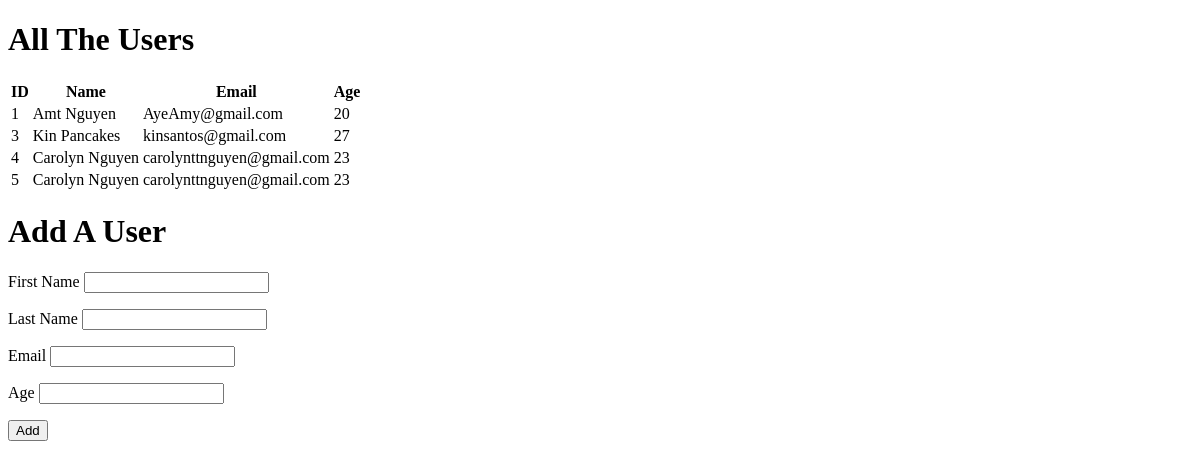
Before: / with the older database file.
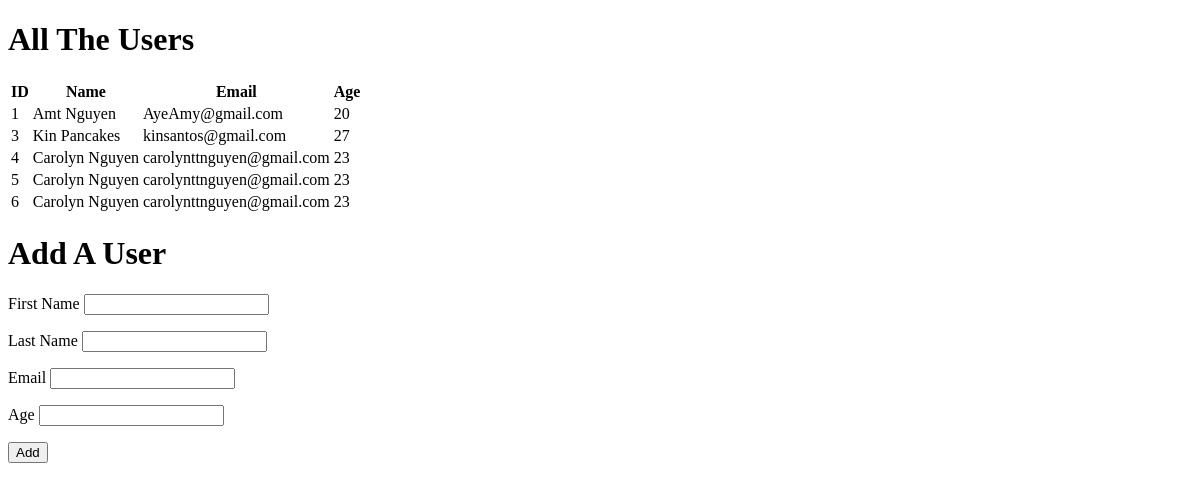
After: the same page with the newer database file.
### users_app/models.py (models this page shows)
class users(models.Model):
    first_name = models.CharField(max_length=255)
    last_name =  models.CharField(max_length=255)
    email = models.TextField()
    age = models.IntegerField()
    created_at = models.DateTimeField(auto_now_add=True)
    updated_at = models.DateTimeField(auto_now=True)

### users_app/views.py (the view)
# urls.py: path('', views.index),
def index(request):
    context = {
        "all_users": users.objects.all()
    }
    return render(request, "index.html", context)

### users_app/templates/index.html (shortened to what this page needs)
<!DOCTYPE html>
<html lang="en">
<head>
</head>
<body>
    <div id="user">
        <h1>All The Users</h1>
        <table>
            <tr>
                <th>ID</th>
                <th>Name</th>
                <th>Email</th>
                <th>Age</th>
            </tr>
            {% for user in all_users %}
            <tr>
                <td> {{user.id}} </td>
                <td> {{user.first_name }}  {{user.last_name}}</td>
                <td> {{user.email}} </td>
                <td> {{user.age}}  </td>
            </tr>
            {%  endfor %}
        </table>
    </div>
    <div id="add_user">
        <h1>Add A User</h1>
        <form action="/add_user" method="post">
            <p>First Name <input type="text" name="first_name"></p>
            <p>Last Name <input type="text" name="last_name"> </p>
            <p>Email <input type="text" name="email"></p>
            <p>Age <input type="number" name="age"></p>
            <input type="submit" value="Add">
        </form>
    </div>
</body>
</html>

Changed rows visible on the page:
added users: id "6", first_name "Carolyn", last_name "Nguyen", email "carolynttnguyen@gmail.com", age "23"
